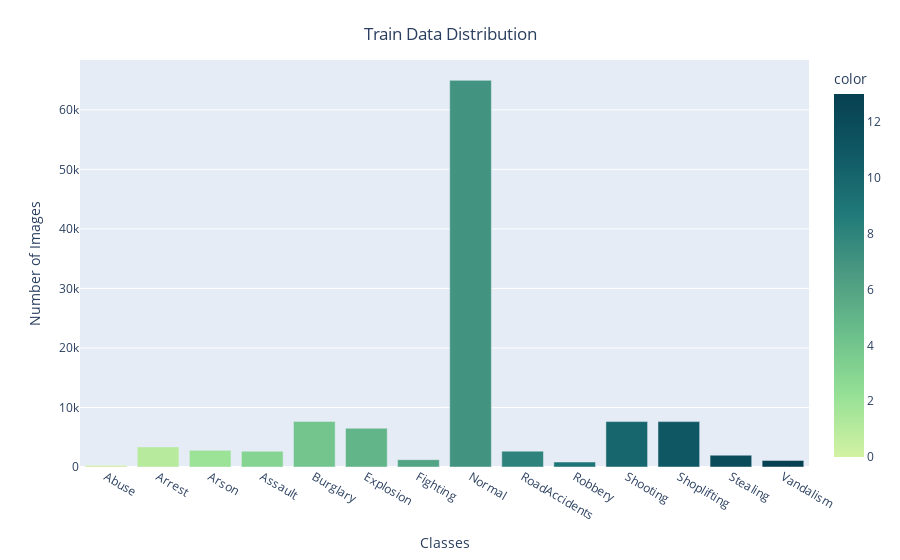

Source (notebook cell):
### Code cell
fig = px.bar(x = CLASS_LABELS,
             y = [list(train_generator.classes).count(i) for i in np.unique(train_generator.classes)] , 
             color = np.unique(train_generator.classes) ,
             color_continuous_scale="Emrld") 
fig.update_xaxes(title="Classes")
fig.update_yaxes(title = "Number of Images")
fig.update_layout(showlegend = True,
    title = {
        'text': 'Train Data Distribution ',
        'y':0.95,
        'x':0.5,
        'xanchor': 'center',
        'yanchor': 'top'})
fig.show()

### Figure 1 — Plotly figure (JSON) as saved in the notebook; plotly's stock layout.template omitted (floating-point values rounded to 4 significant figures)
{"data": [{"hovertemplate": "x=%{x}<br>y=%{y}<br>color=%{marker.color}<extra></extra>", "legendgroup": "", "marker": {"color": [0, 1, 2, 3, 4, 5, 6, 7, 8, 9, 10, 11, 12, 13], "coloraxis": "coloraxis", "pattern": {"shape": ""}}, "name": "", "orientation": "v", "showlegend": false, "textposition": "auto", "type": "bar", "x": ["Abuse", "Arrest", "Arson", "Assault", "Burglary", "Explosion", "Fighting", "Normal", "RoadAccidents", "Robbery", "Shooting", "Shoplifting", "Stealing", "Vandalism"], "xaxis": "x", "y": [297, 3365, 2793, 2657, 7657, 6510, 1231, 64952, 2663, 835, 7630, 7623, 1984, 1111], "yaxis": "y"}], "layout": {"barmode": "relative", "coloraxis": {"colorbar": {"title": {"text": "color"}}, "colorscale": [[0, "rgb(211, 242, 163)"], [0.1667, "rgb(151, 225, 150)"], [0.3333, "rgb(108, 192, 139)"], [0.5, "rgb(76, 155, 130)"], [0.6667, "rgb(33, 122, 121)"], [0.8333, "rgb(16, 89, 101)"], [1, "rgb(7, 64, 80)"]]}, "legend": {"tracegroupgap": 0}, "margin": {"t": 60}, "showlegend": true, "title": {"text": "Train Data Distribution ", "x": 0.5, "xanchor": "center", "y": 0.95, "yanchor": "top"}, "xaxis": {"anchor": "y", "domain": [0, 1], "title": {"text": "Classes"}}, "yaxis": {"anchor": "x", "domain": [0, 1], "title": {"text": "Number of Images"}}}}
